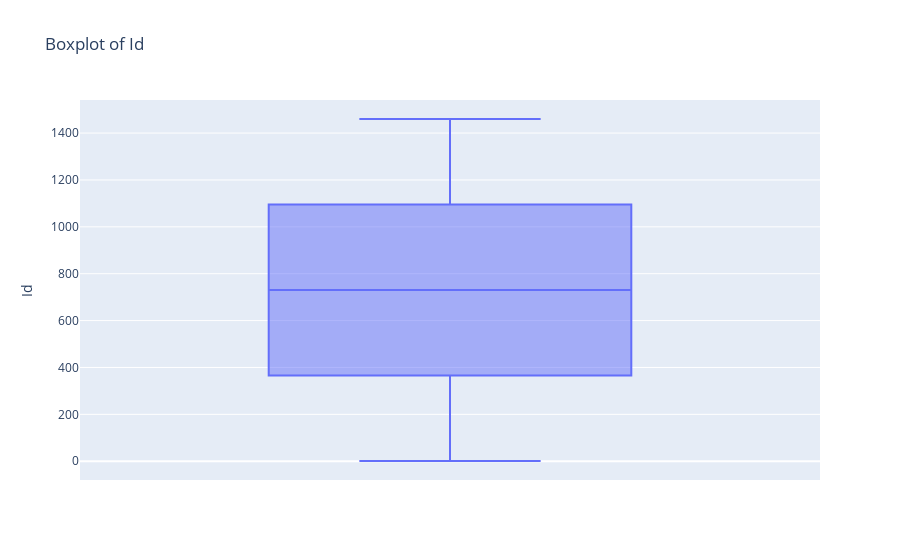
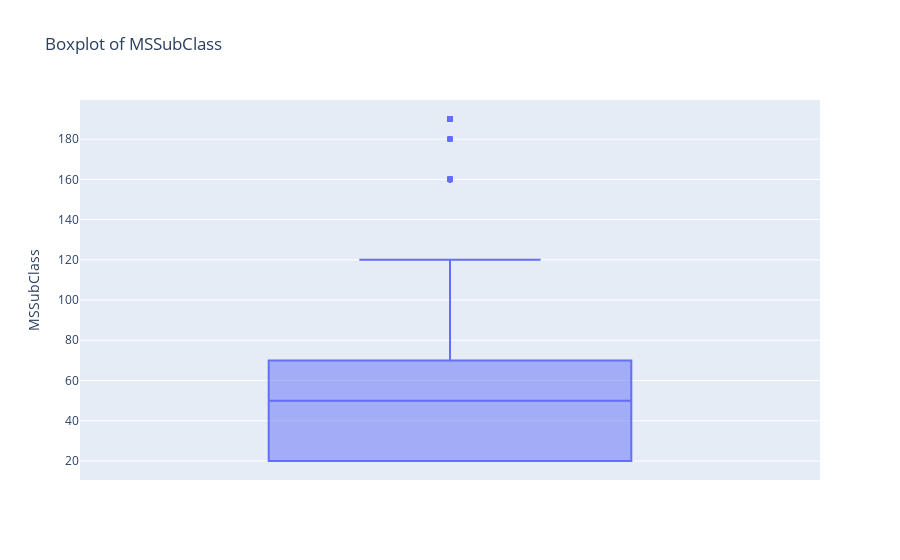

These figures' notebook cell, in order:
### Code cell
# Boxplots to detect outliers
for col in numeric_features:
    fig = px.box(df, y=col, title=f'Boxplot of {col}')
    fig.show()

### Figure 1 — Plotly figure (JSON) as saved in the notebook; plotly's stock layout.template omitted (floating-point values rounded to 4 significant figures; data arrays with more than 128 entries replaced by an {"elided": "..."} marker saying what was removed)
{"data": [{"alignmentgroup": "True", "hovertemplate": "Id=%{y}<extra></extra>", "legendgroup": "", "marker": {"color": "#636efa"}, "name": "", "notched": false, "offsetgroup": "", "orientation": "v", "showlegend": false, "type": "box", "x0": " ", "xaxis": "x", "y": {"elided": "1460 int values"}, "y0": " ", "yaxis": "y"}], "layout": {"boxmode": "group", "legend": {"tracegroupgap": 0}, "title": {"text": "Boxplot of Id"}, "xaxis": {"anchor": "y", "domain": [0, 1]}, "yaxis": {"anchor": "x", "domain": [0, 1], "title": {"text": "Id"}}}}

### Figure 2 — Plotly figure (JSON) as saved in the notebook; plotly's stock layout.template omitted (floating-point values rounded to 4 significant figures; data arrays with more than 128 entries replaced by an {"elided": "..."} marker saying what was removed)
{"data": [{"alignmentgroup": "True", "hovertemplate": "MSSubClass=%{y}<extra></extra>", "legendgroup": "", "marker": {"color": "#636efa"}, "name": "", "notched": false, "offsetgroup": "", "orientation": "v", "showlegend": false, "type": "box", "x0": " ", "xaxis": "x", "y": {"elided": "1460 int values"}, "y0": " ", "yaxis": "y"}], "layout": {"boxmode": "group", "legend": {"tracegroupgap": 0}, "title": {"text": "Boxplot of MSSubClass"}, "xaxis": {"anchor": "y", "domain": [0, 1]}, "yaxis": {"anchor": "x", "domain": [0, 1], "title": {"text": "MSSubClass"}}}}
